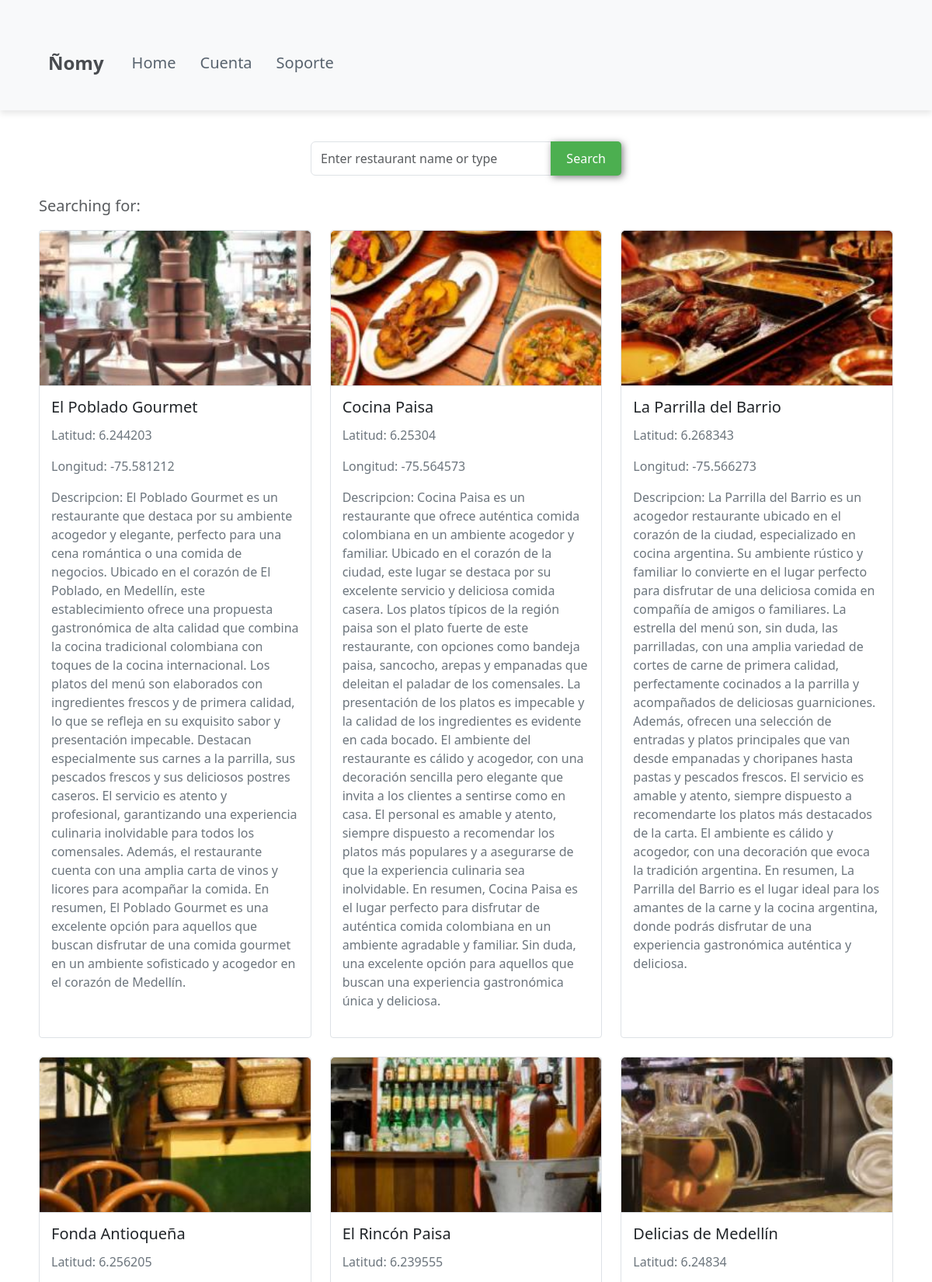
/restaurant/ (upper part), run on the app's committed database.
### restaurant/models.py (models this page shows, shortened)
class Restaurant(models.Model):
    nombre = models.CharField(max_length=250)
    descripcion = models.CharField(max_length=250)
    latitud = models.CharField(max_length=250)
    longitud = models.CharField(max_length=250)
    image = models.ImageField(upload_to='media/nomy/images/', default='media/nomy/images/default.jpeg')

### restaurant/views.py (the view)
# urls.py: path('restaurant/', include('restaurant.urls')),
def restaurant(request):
    search_term = request.GET.get('searchRestaurant', '')
    if search_term:
        restaurants = Restaurant.objects.filter(nombre__icontains=search_term)
    else:
        restaurants = Restaurant.objects.all()
    return render(request, 'restaurant.html', {'restaurants': restaurants})

### restaurant/templates/restaurant.html (shortened to what this page needs)
{% load static %}
<!DOCTYPE html>
<html lang="en">
<head>
    <link rel="stylesheet" type="text/css" href="{% static 'css/index.css' %}">
    <link href="https://cdn.jsdelivr.net/npm/bootstrap@5.3.3/dist/css/bootstrap.min.css" rel="stylesheet">
</head>
<body>
    <header>
        <nav class="navbar navbar-expand-lg navbar-light">
            <div class="container">
                <a class="navbar-brand" href="#">Ñomy</a>
                <div class="collapse navbar-collapse" id="navbarNav">
                    <ul class="navbar-nav me-auto mb-2 mb-lg-0">
                        <li class="nav-item">
                            <a class="nav-link" href="http://127.0.0.1:8000/">Home</a>
                        </li>
                        <li class="nav-item">
                            <a class="nav-link" href="#">Cuenta</a>
                        </li>
                        <li class="nav-item">
                            <a class="nav-link" href="#">Soporte</a>
                        </li>
                    </ul>
                </div>
            </div>
        </nav>
    </header>
    <div class="container">
        <form action="" method="get" class="mb-4">
            <div class="input-group">
                <input type="text" class="form-control" name="searchRestaurant" placeholder="Enter restaurant name or type" value="{{ request.GET.searchRestaurant }}">
                <button type="submit" class="btn btn-primary">Search</button>
            </div>
        </form>
        <p class="text-muted">Searching for: <strong>{{ request.GET.searchRestaurant }}</strong></p>
        <div class="row row-cols-1 row-cols-md-3 g-4">
            {% for restaurant in restaurants %}
            <div class="col">
                <div class="card h-100">
                    <img src="{{ restaurant.image.url }}" class="card-img-top" alt="{{ restaurant.nombre }}">
                    <div class="card-body">
                        <h5 class="card-title">{{ restaurant.nombre }}</h5>
                        <p class="card-text">Latitud: {{ restaurant.latitud }}</p>
                        <p class="card-text">Longitud: {{ restaurant.longitud }}</p>
                        <p class="card-text">Descripcion: {{ restaurant.descripcion }}</p>
                    </div>
                </div>
            </div>
            {% endfor %}
        </div>
    </div>
</body>
</html>

### nomy/static/css/index.css (style rules this page uses)
* { box-sizing: border-box; }
html { scroll-behavior: smooth; }
body { font-family: 'Roboto', sans-serif; margin: 0; }
p { font-size: 1.25em; }
ul { list-style: none; }
li { font-size: 1.25em; }
button { font-size: 1.25em; font-weight: bold; padding: 10px 30px; border-radius: 5px; border: 2px solid rgba(0, 0, 0, 0.3); box-shadow: 2px 2px 10px rgba(0, 0, 0, 0.5); color: white; background-color: blueviolet; cursor: pointer; }
.container { max-width: 1400px; margin: auto; }
header { background-color: rgb(245, 245, 245); position: fixed; width: 100%; }
header .container { display: flex; flex-direction: row; justify-content: space-between; align-items: center; }
header nav { display: flex; flex-direction: row; text-align: center; padding-right: 20px; }
header a { padding: 5px 12px; text-decoration: none; font-weight: bold; color: black; }
form { width: 400px; margin: 0 auto; }
input { display: block; width: 100%; padding: 10px; margin-bottom: 20px; box-sizing: border-box; border-radius: 5px; border: 1px solid #ccc; }
.container .btn-primary { background-color: #4CAF50; color: white; padding: 10px 20px; border: none; border-radius: 5px; }

### restaurant/templates/restaurant.html (style rules this page uses)
body, html { margin: 0; padding: 0; height: 100%; }
header { background-color: #f8f9fa; padding: 10px; position: relative; z-index: 1000; box-shadow: 0px 4px 8px rgba(0, 0, 0, 0.1); }
.navbar-brand { font-size: 24px; font-weight: bold; color: #494c50; }
.navbar-nav a { margin-right: 15px; color: #58636e; text-decoration: none; }
.container { padding: 20px; margin-top: 20px; }
.card { margin-bottom: 20px; border: 1px solid #dee2e6; border-radius: 0.25rem; }
.card img { height: 200px; object-fit: cover; border-bottom: 1px solid #dee2e6; }
.card-body { padding: 15px; }
.card-title { font-size: 1.25rem; margin-bottom: 0.75rem; }
.card-text { font-size: 1rem; color: #6c757d; }

### data on the page
Restaurant: image (picture), nombre "El Poblado Gourmet", latitud "6.244203", longitud "-75.581212", descripcion "El Poblado Gourmet es un restaurante que destaca por su ambiente acogedor y elegante, perfecto para una cena romántica o una comida de negocios. Ubicado en el corazón de El Poblado, en Medellín, este establecimiento ofrece una propuesta gastronómica de alta calidad que combina la cocina tradicional colombiana con toques de la cocina internacional. Los platos del menú son elaborados con ingredientes frescos y de primera calidad, lo que se refleja en su exquisito sabor y presentación impecable. Destacan especialmente sus carnes a la parrilla, sus pescados frescos y sus deliciosos postres caseros. El servicio es atento y profesional, garantizando una experiencia culinaria inolvidable para…"
Restaurant: image (picture), nombre "Cocina Paisa", latitud "6.25304", longitud "-75.564573", descripcion "Cocina Paisa es un restaurante que ofrece auténtica comida colombiana en un ambiente acogedor y familiar. Ubicado en el corazón de la ciudad, este lugar se destaca por su excelente servicio y deliciosa comida casera. Los platos típicos de la región paisa son el plato fuerte de este restaurante, con opciones como bandeja paisa, sancocho, arepas y empanadas que deleitan el paladar de los comensales. La presentación de los platos es impecable y la calidad de los ingredientes es evidente en cada bocado. El ambiente del restaurante es cálido y acogedor, con una decoración sencilla pero elegante que invita a los clientes a sentirse como en casa. El personal es amable y atento, siempre dispuesto a…"
Restaurant: image (picture), nombre "La Parrilla del Barrio", latitud "6.268343", longitud "-75.566273", descripcion "La Parrilla del Barrio es un acogedor restaurante ubicado en el corazón de la ciudad, especializado en cocina argentina. Su ambiente rústico y familiar lo convierte en el lugar perfecto para disfrutar de una deliciosa comida en compañía de amigos o familiares. La estrella del menú son, sin duda, las parrilladas, con una amplia variedad de cortes de carne de primera calidad, perfectamente cocinados a la parrilla y acompañados de deliciosas guarniciones. Además, ofrecen una selección de entradas y platos principales que van desde empanadas y choripanes hasta pastas y pescados frescos. El servicio es amable y atento, siempre dispuesto a recomendarte los platos más destacados de la carta. El…"
Restaurant: image (picture), nombre "Fonda Antioqueña", latitud "6.256205"
Restaurant: image (picture), nombre "El Rincón Paisa", latitud "6.239555"
Restaurant: image (picture), nombre "Delicias de Medellín", latitud "6.24834"
